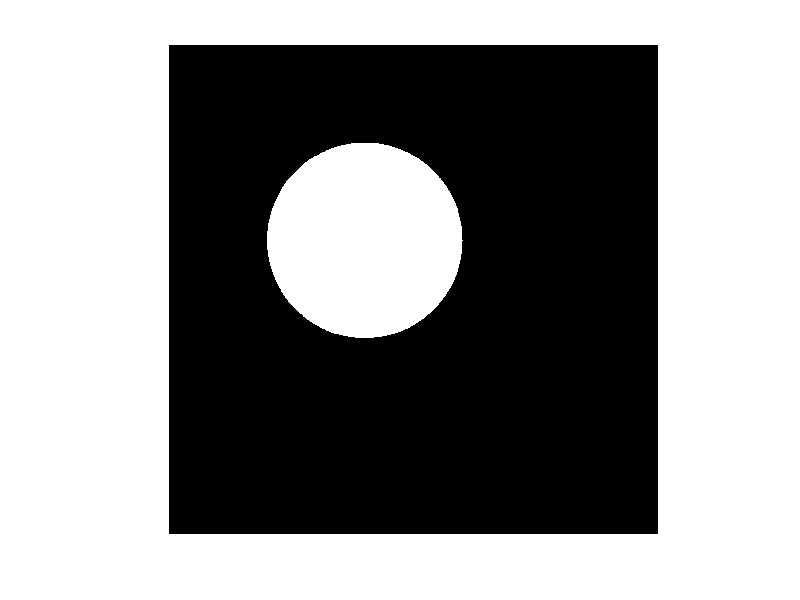

The MATLAB script that drew this image:
clc;
clear;
close all;

I = zeros(1000);

Cx = 400;
Cy = 400;
r = 200;

for i = 1:1000
    for j=1:1000
        
        if (i-Cx)^2+(j-Cy)^2<=r^2
            I(i,j)=1;
        end
        
    end
end

imshow(I);
